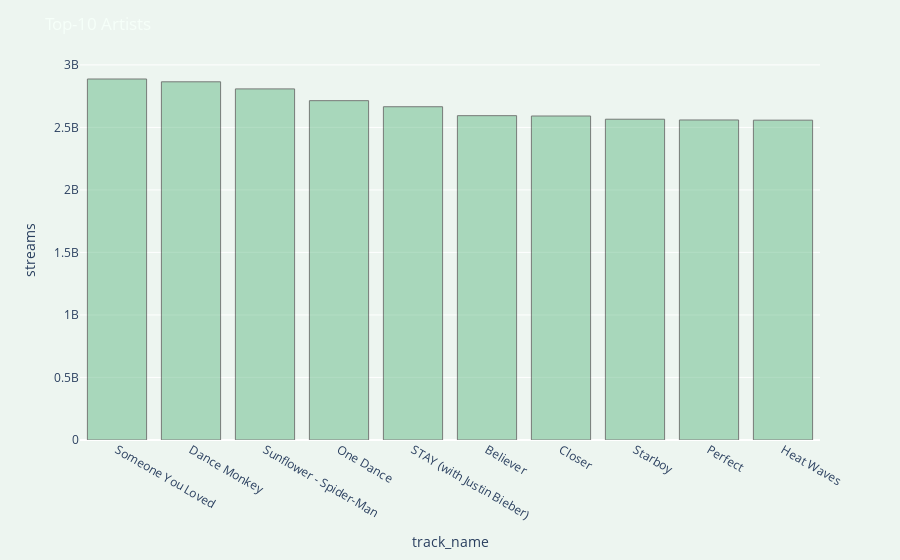

Write notebook code for a chart like this one.
### Code cell
ranked_songs = top_10_df.sort_values(by="streams", ascending=False)

############################################################################################

fig1 = px.bar(ranked_songs, x='track_name', y='streams', opacity=0.5, color_discrete_sequence=['#65BA87'])

fig1.update_layout(title={'text': 'Top-10 Artists', 'font': {'color': '#F6FFF9'}})

fig1.update_layout(plot_bgcolor='rgba(0, 0, 0, 0)', paper_bgcolor='rgba(82,154,111,0.1)')

fig1.update_traces(marker_line_color='black', marker_line_width=1)

fig.update_layout(
    yaxis=dict(
        tickfont=dict(color='#F6FFF9'),  # Color of x-axis labels
        title=dict(text=''),  # Color of x-axis title
        range=[-1 * ranked_songs['streams'].max() * 0.01, ranked_songs['streams'].max()]  # Expand the range to include negative values
    ),
    xaxis=dict(
        tickfont=dict(color='#F6FFF9'),  # Color of y-axis labels
        title=dict(text=''),  # Color of y-axis title
    ),
    margin=dict(t=50, b=0, l=0, r=0)  # Adjust layout margins to remove blank space
)

fig1.show()

### Figure 1 — Plotly figure (JSON) as saved in the notebook; plotly's stock layout.template omitted (floating-point values rounded to 4 significant figures)
{"data": [{"alignmentgroup": "True", "hovertemplate": "track_name=%{x}<br>streams=%{y}<extra></extra>", "legendgroup": "", "marker": {"color": "#65BA87", "line": {"color": "black", "width": 1}, "opacity": 0.5, "pattern": {"shape": ""}}, "name": "", "offsetgroup": "", "orientation": "v", "showlegend": false, "textposition": "auto", "type": "bar", "x": ["Someone You Loved", "Dance Monkey", "Sunflower - Spider-Man", "One Dance", "STAY (with Justin Bieber)", "Believer", "Closer", "Starboy", "Perfect", "Heat Waves"], "xaxis": "x", "y": [2887241814, 2864791672, 2808096550, 2713922350, 2665343922, 2594040133, 2591224264, 2565529693, 2559529074, 2557975762], "yaxis": "y"}], "layout": {"barmode": "relative", "legend": {"tracegroupgap": 0}, "margin": {"t": 60}, "paper_bgcolor": "rgba(82,154,111,0.1)", "plot_bgcolor": "rgba(0, 0, 0, 0)", "title": {"font": {"color": "#F6FFF9"}, "text": "Top-10 Artists"}, "xaxis": {"anchor": "y", "domain": [0, 1], "title": {"text": "track_name"}}, "yaxis": {"anchor": "x", "domain": [0, 1], "title": {"text": "streams"}}}}
